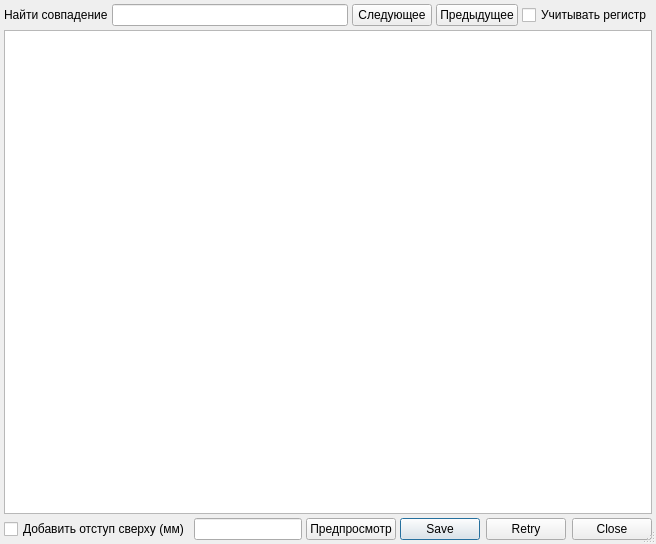
<?xml version="1.0" encoding="UTF-8"?>
<ui version="4.0">
 <class>ReportViewDialog</class>
 <widget class="QDialog" name="ReportViewDialog">
  <property name="windowModality">
   <enum>Qt::ApplicationModal</enum>
  </property>
  <property name="geometry">
   <rect>
    <x>0</x>
    <y>0</y>
    <width>651</width>
    <height>544</height>
   </rect>
  </property>
  <property name="windowTitle">
   <string>просмотр отчёта</string>
  </property>
  <property name="sizeGripEnabled">
   <bool>true</bool>
  </property>
  <layout class="QGridLayout" name="gridLayout">
   <property name="margin">
    <number>4</number>
   </property>
   <property name="spacing">
    <number>4</number>
   </property>
   <item row="0" column="0">
    <layout class="QHBoxLayout" name="layoutFind">
     <item>
      <widget class="QLabel" name="lblFind">
       <property name="text">
        <string>Найти совпадение</string>
       </property>
      </widget>
     </item>
     <item>
      <widget class="QLineEdit" name="edtFind"/>
     </item>
     <item>
      <widget class="QPushButton" name="btnFindNext">
       <property name="text">
        <string>Следующее</string>
       </property>
      </widget>
     </item>
     <item>
      <widget class="QPushButton" name="btnFindPrev">
       <property name="text">
        <string>Предыдущее</string>
       </property>
      </widget>
     </item>
     <item>
      <widget class="QCheckBox" name="chkCaseSensitive">
       <property name="text">
        <string>Учитывать регистр</string>
       </property>
      </widget>
     </item>
    </layout>
   </item>
   <item row="1" column="0">
    <widget class="CReportBrowser" name="txtReport">
     <property name="font">
      <font>
       <family>MS Shell Dlg 2</family>
       <pointsize>10</pointsize>
      </font>
     </property>
    </widget>
   </item>
   <item row="2" column="0">
    <layout class="QHBoxLayout" name="horizontalLayout" stretch="0,0,0,0">
     <item>
      <widget class="QCheckBox" name="checkBoxInterval">
       <property name="sizePolicy">
        <sizepolicy hsizetype="Fixed" vsizetype="Fixed">
         <horstretch>0</horstretch>
         <verstretch>0</verstretch>
        </sizepolicy>
       </property>
       <property name="text">
        <string>Добавить отступ сверху (мм)</string>
       </property>
      </widget>
     </item>
     <item>
      <widget class="QLineEdit" name="lineEditInterval">
       <property name="sizePolicy">
        <sizepolicy hsizetype="Fixed" vsizetype="Fixed">
         <horstretch>0</horstretch>
         <verstretch>0</verstretch>
        </sizepolicy>
       </property>
      </widget>
     </item>
     <item>
      <widget class="QPushButton" name="btnPreview">
       <property name="text">
        <string>Предпросмотр</string>
       </property>
      </widget>
     </item>
     <item>
      <widget class="QDialogButtonBox" name="buttonBox">
       <property name="standardButtons">
        <set>QDialogButtonBox::Close|QDialogButtonBox::Retry|QDialogButtonBox::Save</set>
       </property>
      </widget>
     </item>
    </layout>
   </item>
  </layout>
 </widget>
 <customwidgets>
  <customwidget>
   <class>CReportBrowser</class>
   <extends>QTextBrowser</extends>
   <header>ReportBrowser.h</header>
  </customwidget>
 </customwidgets>
 <tabstops>
  <tabstop>txtReport</tabstop>
 </tabstops>
 <resources/>
 <connections/>
</ui>
